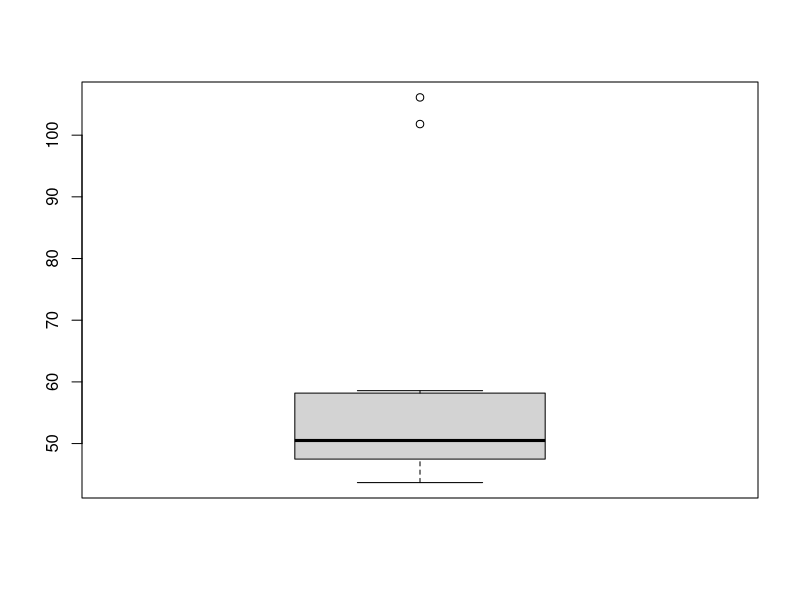
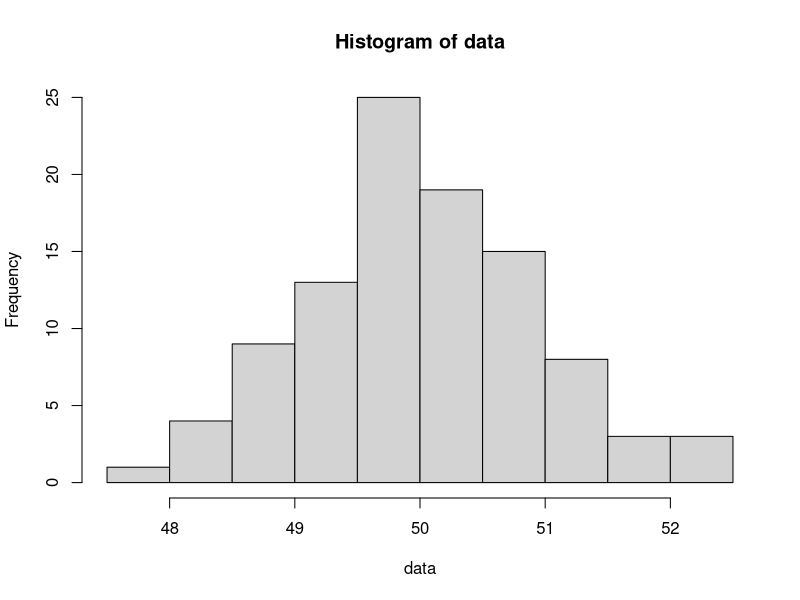
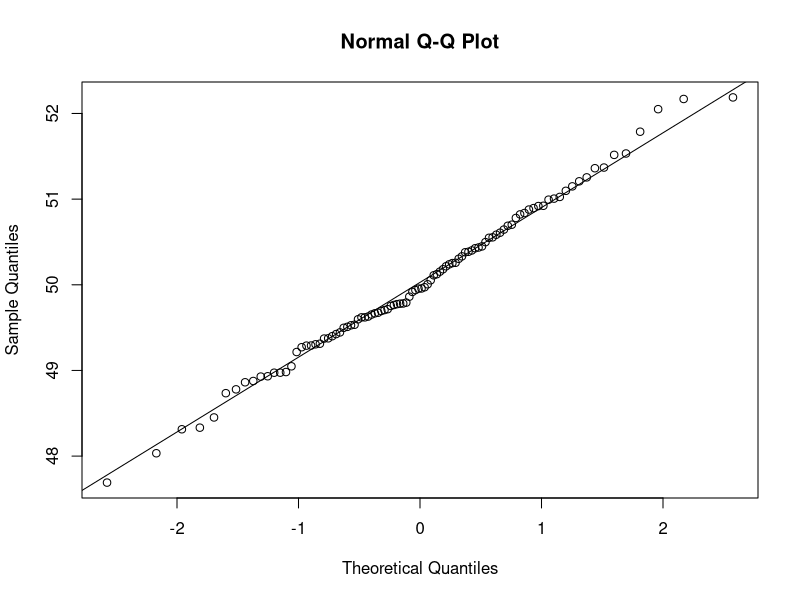
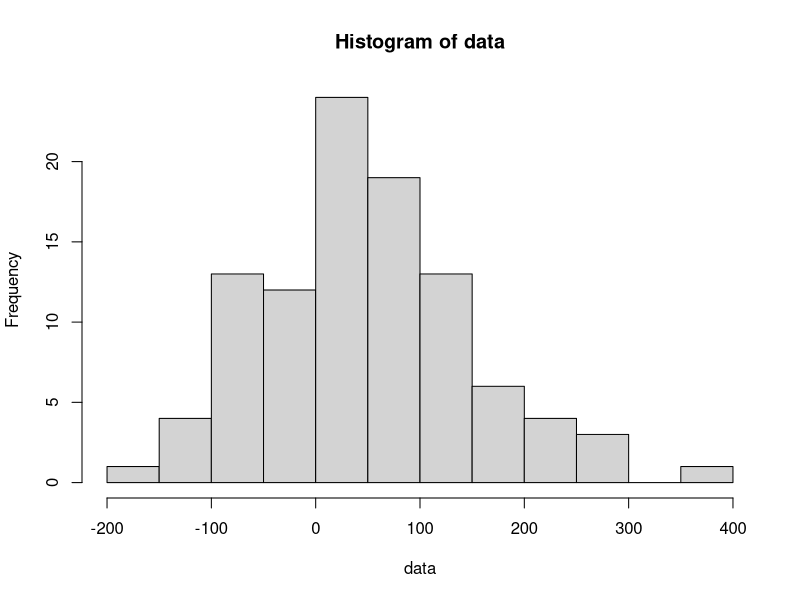
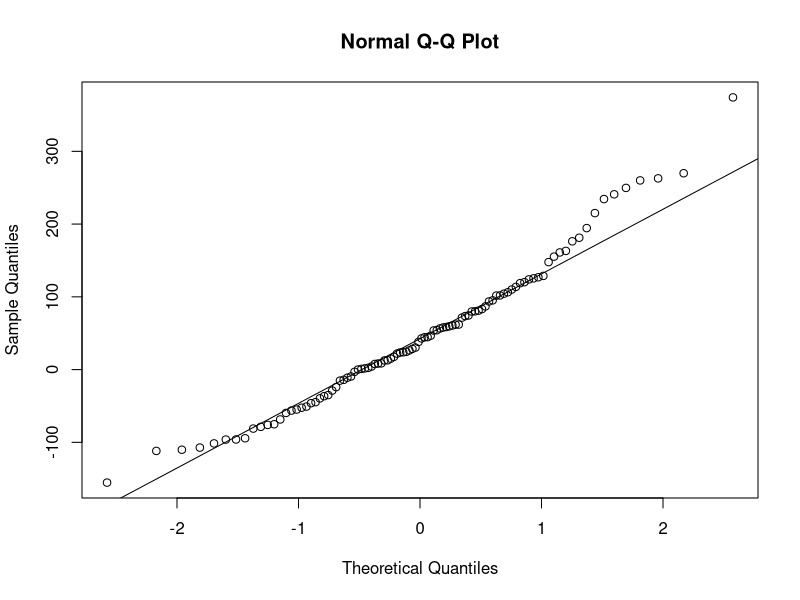

The R script that drew these images, in order:

result <- 1 - pnorm(250,mean=200,sd=50)
result


result <- pnorm(250,mean=200,sd=50)
result

r1=pnorm(250, mean = 200, sd = 50)
r2=pnorm(150, mean = 200, sd = 50)

r3=r1-r2
r3

set.seed(123)
x<- c(rnorm(10,50,5),rnorm (2,100,5))
z<-(x-mean(x)/sd(x)) 
zrob<-(x-median(x)/mad(x)) 
boxplot(x)


data<- rnorm(100,mean=50,sd=1)

hist(data)

qqnorm(data)
qqline(data)

data<- rnorm(100,mean=50,sd=100)

hist(data)

qqnorm(data)
qqline(data)
